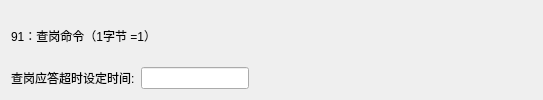
               <widget class="QWidget" name="page_38">
                <layout class="QGridLayout" name="gridLayout_41">
                 <item row="0" column="0" colspan="2">
                  <widget class="QLabel" name="label_127">
                   <property name="maximumSize">
                    <size>
                     <width>16777215</width>
                     <height>60</height>
                    </size>
                   </property>
                   <property name="text">
                    <string>91：查岗命令（1字节 =1）</string>
                   </property>
                  </widget>
                 </item>
                 <item row="1" column="0">
                  <widget class="QLabel" name="label_128">
                   <property name="text">
                    <string>查岗应答超时设定时间:</string>
                   </property>
                  </widget>
                 </item>
                 <item row="1" column="1">
                  <widget class="QLineEdit" name="Line_91_1"/>
                 </item>
                 <item row="1" column="2">
                  <spacer name="horizontalSpacer_31">
                   <property name="orientation">
                    <enum>Qt::Orientation::Horizontal</enum>
                   </property>
                   <property name="sizeHint" stdset="0">
                    <size>
                     <width>283</width>
                     <height>20</height>
                    </size>
                   </property>
                  </spacer>
                 </item>
                </layout>
               </widget>
